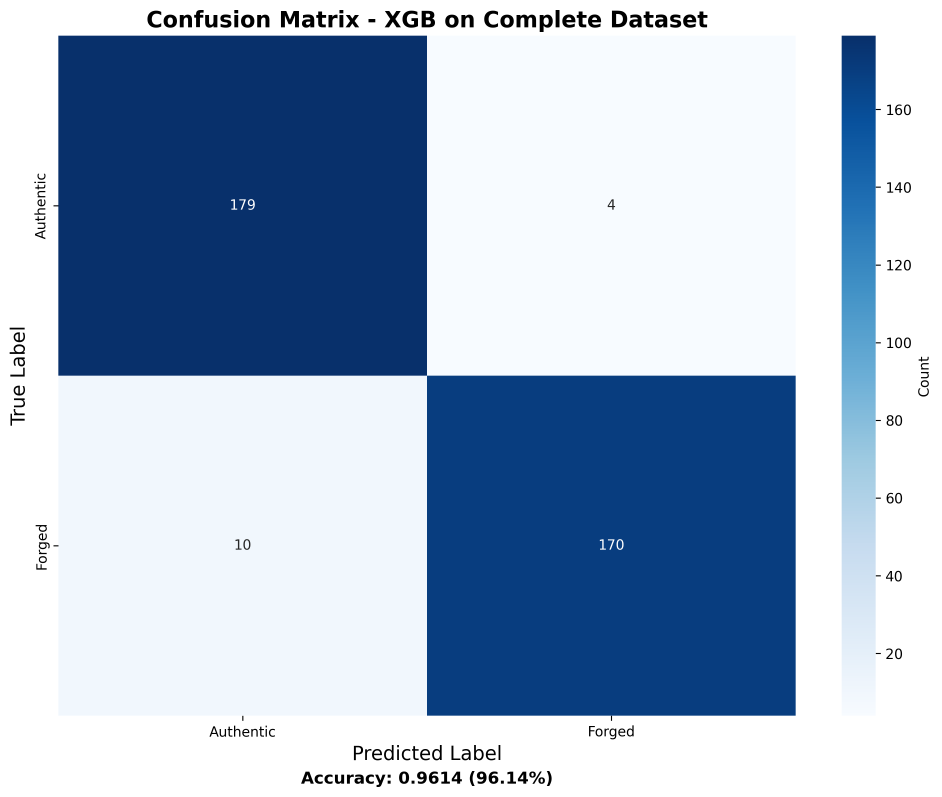
#> input picture models/complete_dataset_confusion_matrix.png, 2824 x 2391 px (shown at 1/3 size)
$ python -i simple_preprocessing.py   (imports and definitions only)
#> lines starting #> are read from the running program, lines starting #| are printed output that depends on the picture
#> further down, picture is the input picture: shape (2391, 2824, 3); mean B, G, R 204.4, 180.7, 161.9
#!/usr/bin/env python3
"""
Simple Robust Preprocessing Module
Fallback preprocessing without complex OpenCV operations that cause warnings
"""

import cv2
import numpy as np
from PIL import Image, ImageEnhance, ImageFilter
import logging

logger = logging.getLogger(__name__)

class SimpleRobustPreprocessor:
    """Simple preprocessing without problematic OpenCV operations"""

    def __init__(self, target_size=(512, 512)):
        self.target_size = target_size

    def apply_advanced_enhancement(self, image):
        """Apply robust enhancement without problematic OpenCV operations"""
        try:
            # Convert to proper format
            if isinstance(image, Image.Image):
                img_array = np.array(image).astype(np.float32) / 255.0
            else:
                img_array = image.astype(np.float32)
                if img_array.max() > 1:
                    img_array = img_array / 255.0

            # Validate image
            if img_array.size == 0:
                logger.warning("Empty image received")
                return img_array

            # Simple enhancements that don't cause OpenCV issues

            # 1. Simple Gaussian blur for noise reduction
            img_array = cv2.GaussianBlur(img_array, (3, 3), 0.5)

            # 2. Histogram equalization using PIL (safer than OpenCV CLAHE)
            if len(img_array.shape) == 3:
                # Convert to PIL for safe processing
                pil_image = Image.fromarray((img_array * 255).astype(np.uint8))
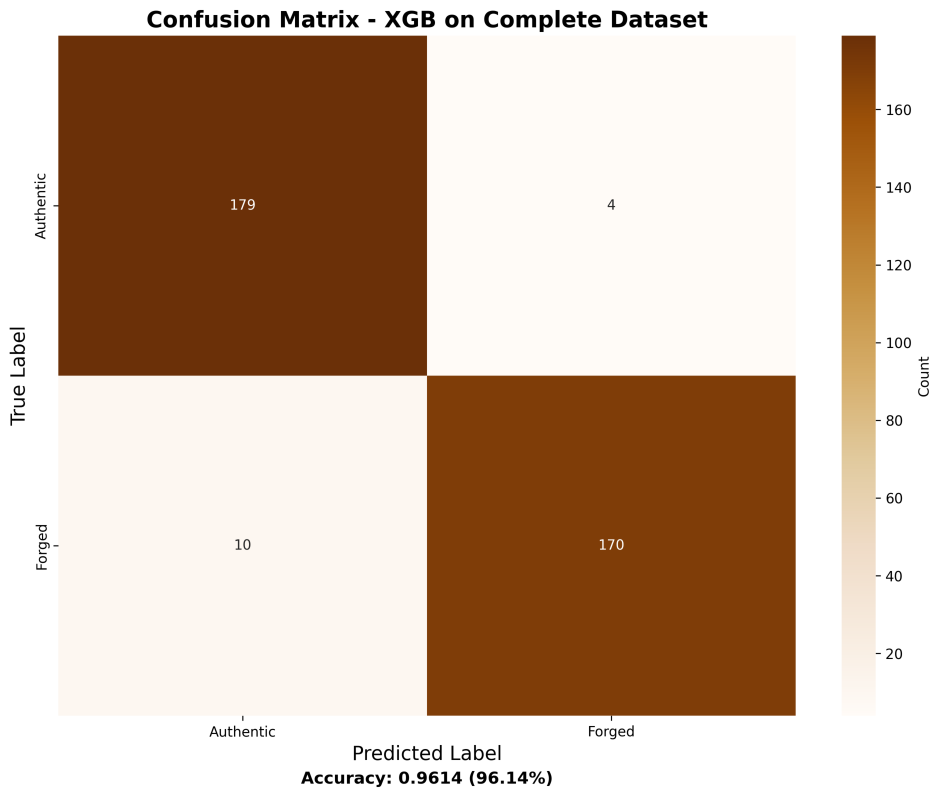
#> pil_image: PIL image 2824x2391 RGB (shown at 1/3 size); mean R, G, B 204.4, 180.6, 161.9

                # Enhance contrast
                enhancer = ImageEnhance.Contrast(pil_image)
                pil_image = enhancer.enhance(1.2)
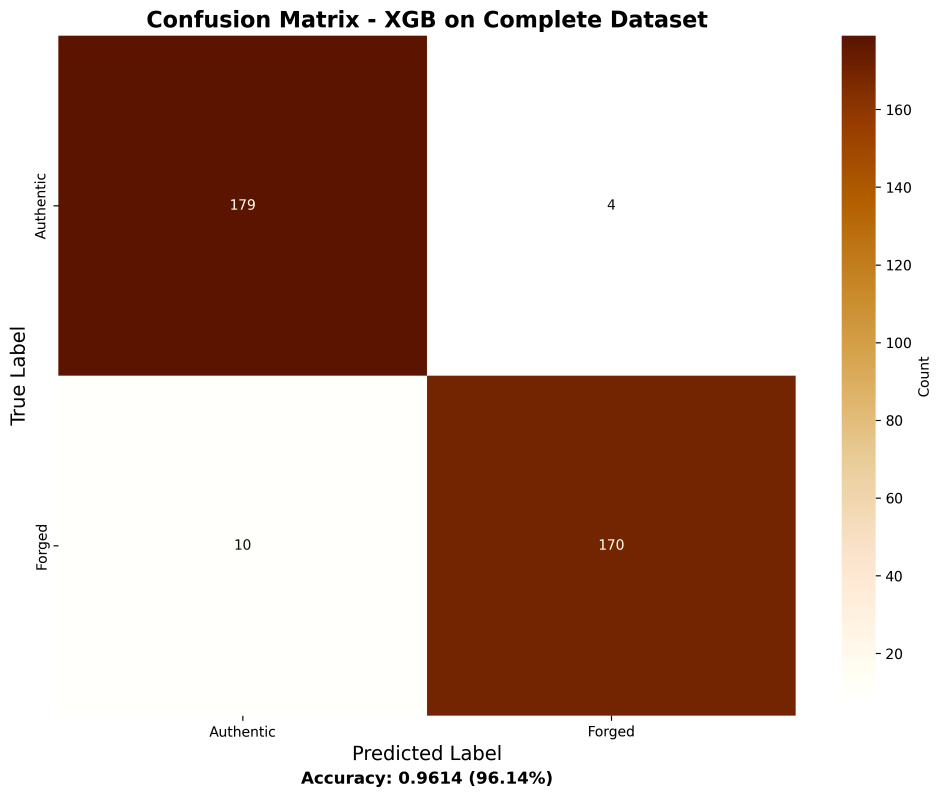
#> pil_image: PIL image 2824x2391 RGB (shown at 1/3 size); mean R, G, B 200.1, 173.6, 162

                # Enhance sharpness
                enhancer = ImageEnhance.Sharpness(pil_image)
                pil_image = enhancer.enhance(1.1)

                # Convert back to numpy
                img_array = np.array(pil_image).astype(np.float32) / 255.0

            # 3. Simple normalization
            img_array = np.clip(img_array, 0, 1)

            return img_array

        except Exception as e:
            logger.error(f"Simple enhancement failed: {e}")
            # Return original image if all processing fails
            if isinstance(image, Image.Image):
                img_array = np.array(image).astype(np.float32) / 255.0
            else:
                img_array = image.astype(np.float32)
                if img_array.max() > 1:
                    img_array = img_array / 255.0
            return np.clip(img_array, 0, 1)

>>> import cv2
>>> picture = cv2.imread('../models/complete_dataset_confusion_matrix.png')
>>> result = SimpleRobustPreprocessor().apply_advanced_enhancement(picture)

$ run again, on models/complete_dataset_model_comparison.png
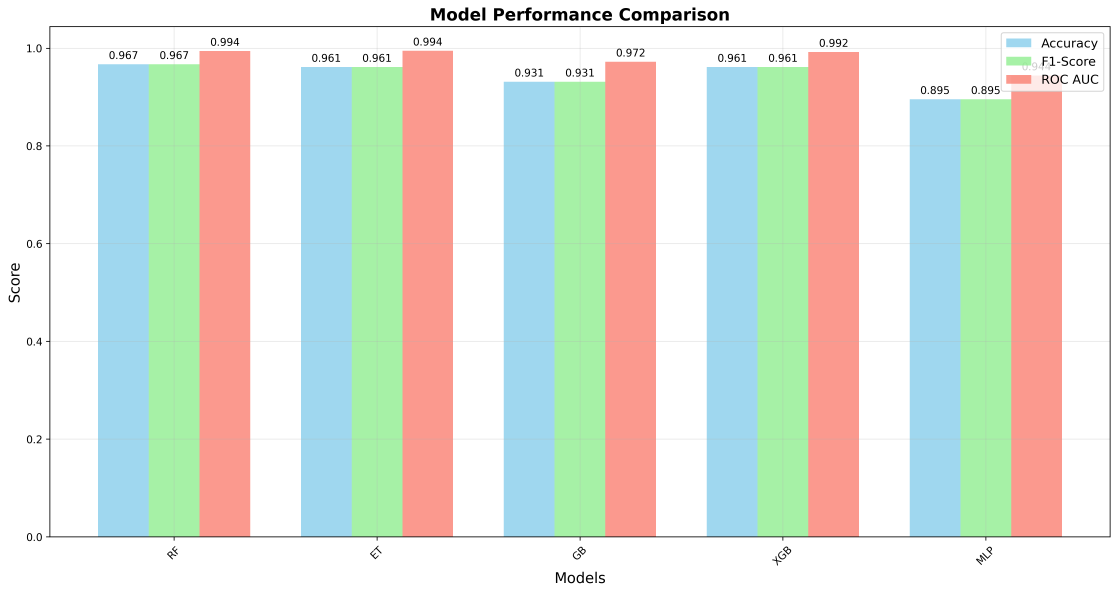
#> input picture models/complete_dataset_model_comparison.png, 4470 x 2373 px (shown at 1/4 size)
#> picture is the input picture: shape (2373, 4470, 3); mean B, G, R 213.3, 224.2, 219
#> in apply_advanced_enhancement, `pil_image = Image.fromarray((img_array * 255).astype(np.uint8))`:
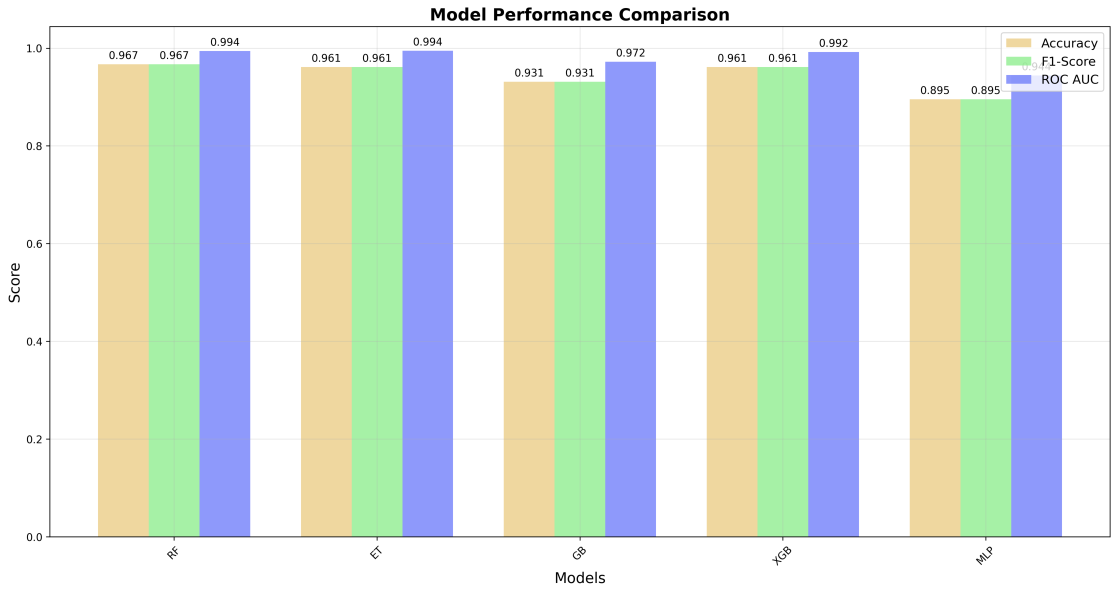
#> pil_image: PIL image 4470x2373 RGB (shown at 1/4 size); mean R, G, B 213.3, 224.2, 219
